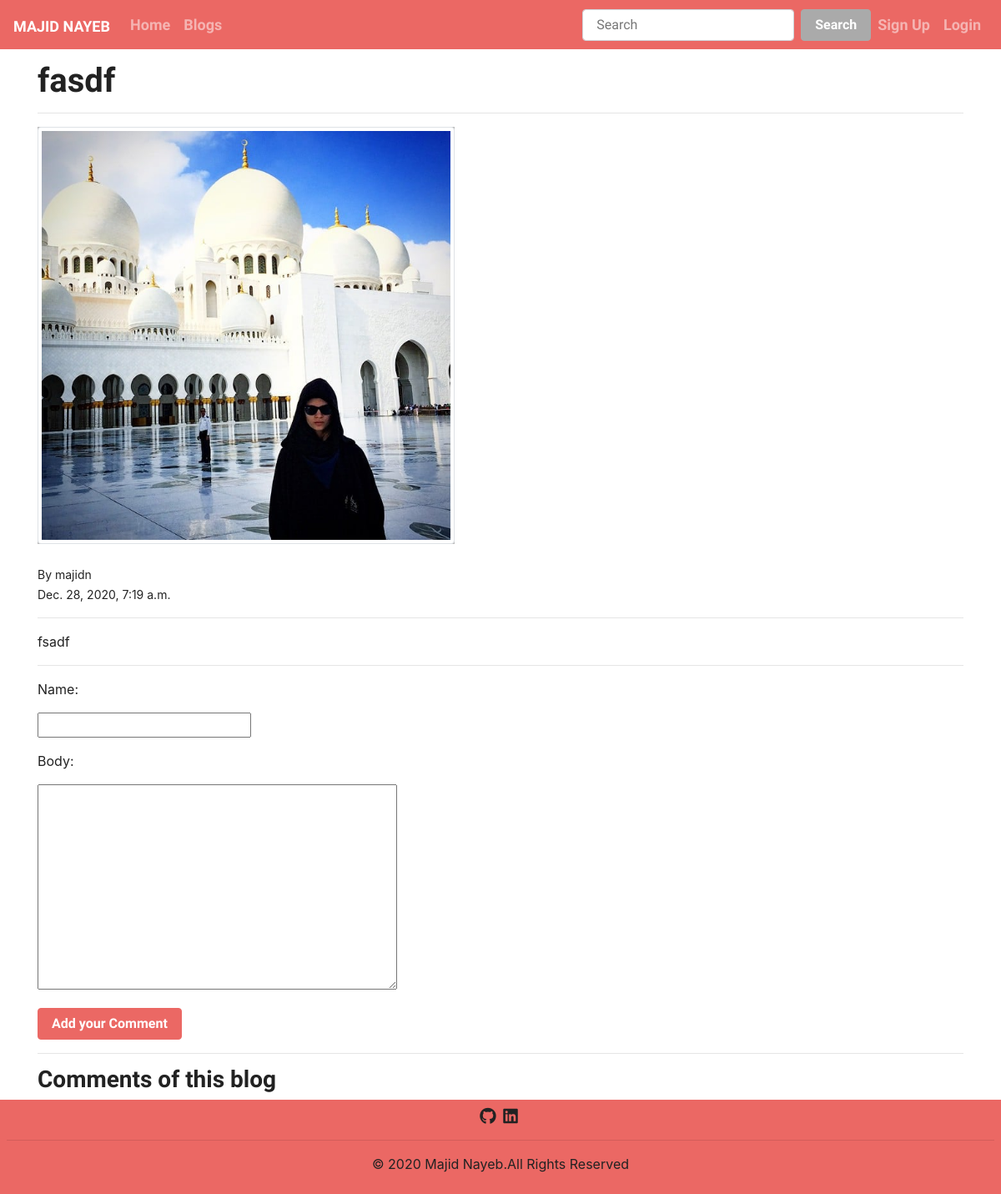
Screenshot of /blogs/6 with the database file from the repository.
### blog/models.py (models this page shows, shortened)
class Blogs(models.Model):
    title = models.CharField(max_length=200)
    time = models.DateTimeField(auto_now_add=True)
    body = models.TextField()
    image = models.ImageField(blank=False, upload_to='blogs/images/')
    user = models.ForeignKey(User, on_delete=models.CASCADE)

### blog/views.py (the view)
# urls.py: path('blogs/<int:blog_pk>', views.viewblog, name='viewblog')
def viewblog(request, blog_pk):
    blog = get_object_or_404(Blogs, pk=blog_pk)
    if request.method == 'GET':
        return render(request, 'blog/viewblog.html', {'blog': blog, 'form': CommentForm()})
    else:
        form = CommentForm(request.POST)
        newComment = form.save(commit=False)
        newComment.blog = blog
        newComment.save()
        return redirect('viewblog', blog_pk=blog.pk)

### blog/form.py
class CommentForm(ModelForm):
    class Meta:
        model = Comments
        fields = ['name' , 'body']

### blog/templates/blog/viewblog.html (shortened to what this page needs)
{% extends 'blog/base.html' %}
{% block content %}
<div class="container mt-3">
    <h1>{{blog.title}}</h1>
    <hr>
    <div class="showimgblog">
        <img class="img-thumbnail" src="{{blog.image.url}}" alt="{{blog.title}}">
    </div>
    <br>
    <small>By {{blog.user.username}}</small>
    <br>
    <small>{{blog.time}}</small>
    <hr>
    <p>{{blog.body}}</p>
    <hr>
    <form method="POST">
    {% for field in form %}
        <div class="form-group">
            <label>{{ field.label_tag }}</label>
            <br>
            {{ field }}
        </div>
    {% endfor %}
    <button class="btn btn-primary" type="submit">Add your Comment</button>
    </form>
    <hr>
    <h3>Comments of this blog</h3>
</div>
{% endblock %}

### blog/static/blog/css/style.css (style rules this page uses)
.showimgblog { height: 500px !important; width: 500px; margin-right: 20px; background-color: #bbb; }
.showimgblog img { height: auto; width: 100%; }

### rows the page displays
Blogs: title "fasdf", image (picture), user.username "majidn", time "Dec. 28, 2020, 7:19 a.m.", body "fsadf"

### other values shown
{{ field.label_tag }} "Name:" "Body:"
